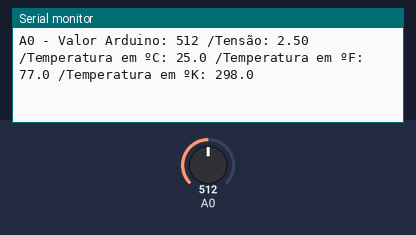
Bench run of a sketch on a simulated Arduino Uno, built with avr-gcc and run on an emulated ATmega328P. Shown: the last lines printed to the serial monitor. The test bench sets the inputs (shaded band); at power-on: A0 = 512.

Above: at 1.2 s.
1.3 s: A0 set to 900
At 1.6 s:
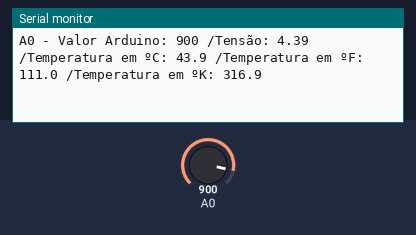
4.3 s: A0 set to 1023
At 4.35 s:
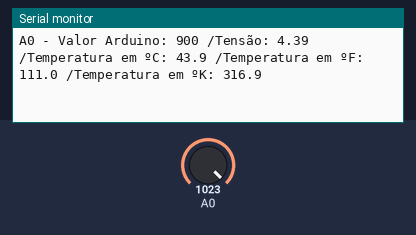
7.3 s: A0 set to 716
At 7.37 s:
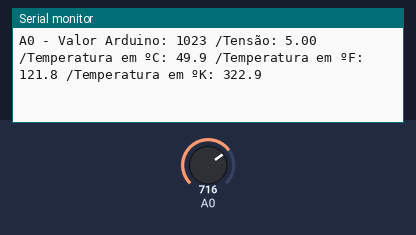
10.3 s: A0 set to 122
At 10.34 s:
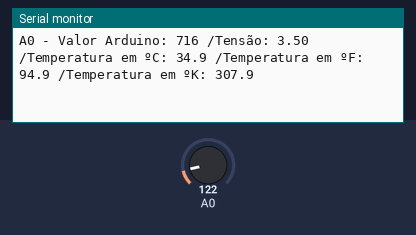
13.3 s: A0 set to 0
At 13.41 s:
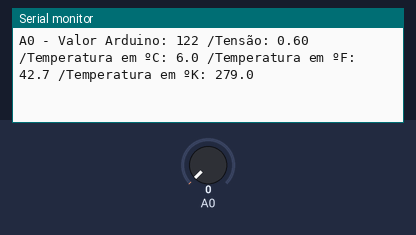
16.3 s: A0 set to 306
At 16.3 s:
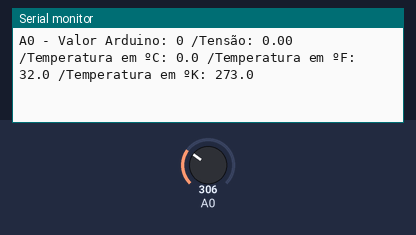
Timing chart, 0 to 19.3 s (numbered marks = the images above; inputs shaded):
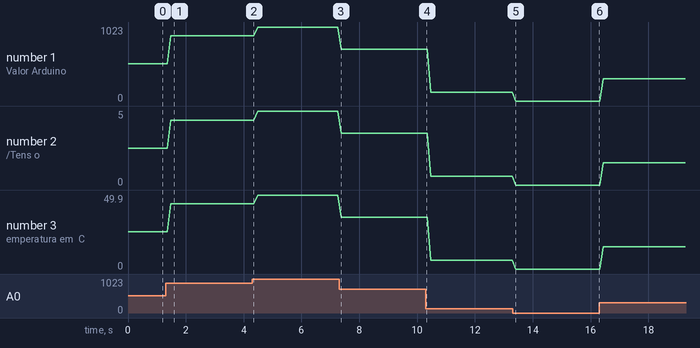

Measured:
- after the input at 1.3 s, the serial monitor: prints a new line after 0.19 s (image 1)
- plotted number 1: 512 → 900 after the input at 1.3 s, 900 → 1023 after the input at 4.3 s, 1023 → 716 after the input at 7.3 s, 716 → 122 after the input at 10.3 s, 0 → 306 after the input at 16.3 s
- plotted number 2: 2.5 → 4.39 after the input at 1.3 s, 4.39 → 5 after the input at 4.3 s, 5 → 3.5 after the input at 7.3 s, 3.5 → 0.6 after the input at 10.3 s, 0 → 1.49 after the input at 16.3 s
- plotted number 3: 25 → 43.9 after the input at 1.3 s, 43.9 → 49.9 after the input at 4.3 s, 49.9 → 34.9 after the input at 7.3 s, 34.9 → 6 after the input at 10.3 s, 0 → 14.9 after the input at 16.3 s

The sketch:

Exercicio4_mod2.ino
```cpp
void setup() {
  // put your setup code here, to run once:
  Serial.begin(9600);

}


void loop() {
  // put your main code here, to run repeatedly:

  int leitura = analogRead(A0);
  float tensao = leitura / 204.8;
  float celsius = leitura / 20.5;
  float faren = (celsius * 9/5 + 32);
  float kelvin = (celsius + 273);

  Serial.print("A0 - Valor Arduino: ");
  Serial.print(leitura);
  Serial.print(" /Tensão: ");
  Serial.print(tensao);
  Serial.print(" /Temperatura em ºC: ");
  Serial.print(celsius, 1);
  Serial.print(" /Temperatura em ºF: ");
  Serial.print(faren, 1);
  Serial.print(" /Temperatura em ºK: ");
  Serial.print(kelvin, 1);
  Serial.println();
}
```
